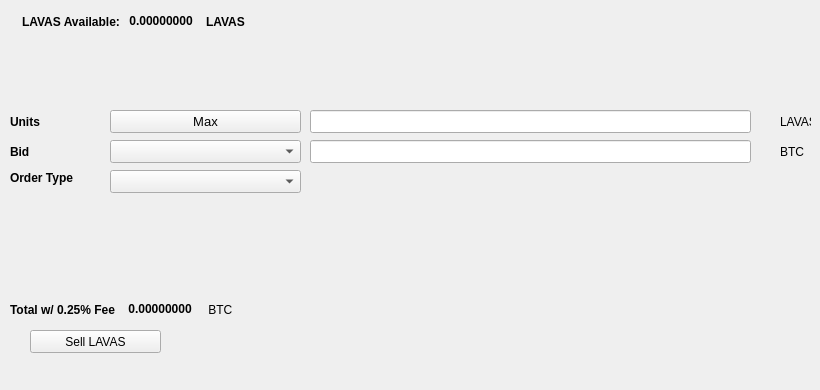
   <widget class="QWidget" name="SellTab">
    <attribute name="title">
     <string>Sell</string>
    </attribute>
    <widget class="QLabel" name="label_16">
     <property name="geometry">
      <rect>
       <x>780</x>
       <y>140</y>
       <width>31</width>
       <height>23</height>
      </rect>
     </property>
     <property name="text">
      <string>BTC</string>
     </property>
    </widget>
    <widget class="QComboBox" name="SellBidcomboBox">
     <property name="geometry">
      <rect>
       <x>110</x>
       <y>140</y>
       <width>191</width>
       <height>23</height>
      </rect>
     </property>
     <property name="font">
      <font>
       <pointsize>10</pointsize>
      </font>
     </property>
    </widget>
    <widget class="QLabel" name="label_18">
     <property name="geometry">
      <rect>
       <x>10</x>
       <y>110</y>
       <width>46</width>
       <height>23</height>
      </rect>
     </property>
     <property name="font">
      <font>
       <weight>75</weight>
       <bold>true</bold>
      </font>
     </property>
     <property name="text">
      <string>Units</string>
     </property>
    </widget>
    <widget class="QPushButton" name="Sell_Max_Amount">
     <property name="geometry">
      <rect>
       <x>110</x>
       <y>110</y>
       <width>191</width>
       <height>23</height>
      </rect>
     </property>
     <property name="font">
      <font>
       <pointsize>10</pointsize>
      </font>
     </property>
     <property name="text">
      <string>Max</string>
     </property>
    </widget>
    <widget class="QLabel" name="label_20">
     <property name="geometry">
      <rect>
       <x>10</x>
       <y>170</y>
       <width>91</width>
       <height>16</height>
      </rect>
     </property>
     <property name="font">
      <font>
       <weight>75</weight>
       <bold>true</bold>
      </font>
     </property>
     <property name="text">
      <string>Order Type</string>
     </property>
    </widget>
    <widget class="QComboBox" name="SellOrdertypeCombo">
     <property name="geometry">
      <rect>
       <x>110</x>
       <y>170</y>
       <width>191</width>
       <height>23</height>
      </rect>
     </property>
     <property name="font">
      <font>
       <pointsize>10</pointsize>
      </font>
     </property>
    </widget>
    <widget class="QLabel" name="label_21">
     <property name="geometry">
      <rect>
       <x>10</x>
       <y>140</y>
       <width>46</width>
       <height>23</height>
      </rect>
     </property>
     <property name="font">
      <font>
       <weight>75</weight>
       <bold>true</bold>
      </font>
     </property>
     <property name="text">
      <string>Bid</string>
     </property>
    </widget>
    <widget class="QLabel" name="label_22">
     <property name="geometry">
      <rect>
       <x>780</x>
       <y>110</y>
       <width>31</width>
       <height>23</height>
      </rect>
     </property>
     <property name="text">
      <string>LAVAS</string>
     </property>
    </widget>
    <widget class="QLineEdit" name="UnitsInputLAVAS">
     <property name="geometry">
      <rect>
       <x>310</x>
       <y>110</y>
       <width>441</width>
       <height>23</height>
      </rect>
     </property>
     <property name="font">
      <font>
       <pointsize>9</pointsize>
       <weight>75</weight>
       <bold>true</bold>
      </font>
     </property>
    </widget>
    <widget class="QLineEdit" name="SellBidPriceEdit">
     <property name="geometry">
      <rect>
       <x>310</x>
       <y>140</y>
       <width>441</width>
       <height>23</height>
      </rect>
     </property>
     <property name="font">
      <font>
       <pointsize>9</pointsize>
       <weight>75</weight>
       <bold>true</bold>
      </font>
     </property>
    </widget>
    <widget class="QPushButton" name="SellLAVASBTN">
     <property name="geometry">
      <rect>
       <x>30</x>
       <y>330</y>
       <width>131</width>
       <height>23</height>
      </rect>
     </property>
     <property name="text">
      <string>Sell LAVAS</string>
     </property>
     <property name="icon">
      <iconset resource="../lavas">
       <normaloff>:/icons/bitcoin</normaloff>:/icons/bitcoin</iconset>
     </property>
    </widget>
    <widget class="QWidget" name="layoutWidget3">
     <property name="geometry">
      <rect>
       <x>22</x>
       <y>12</y>
       <width>258</width>
       <height>19</height>
      </rect>
     </property>
     <layout class="QHBoxLayout" name="horizontalLayout">
      <item>
       <widget class="QLabel" name="label232_2">
        <property name="font">
         <font>
          <weight>75</weight>
          <bold>true</bold>
         </font>
        </property>
        <property name="text">
         <string>LAVAS Available:</string>
        </property>
       </widget>
      </item>
      <item>
       <widget class="QLabel" name="LAVASAvailableLabel">
        <property name="palette">
         <palette>
          <active>
           <colorrole role="WindowText">
            <brush brushstyle="SolidPattern">
             <color alpha="255">
              <red>0</red>
              <green>0</green>
              <blue>0</blue>
             </color>
            </brush>
           </colorrole>
           <colorrole role="Button">
            <brush brushstyle="SolidPattern">
             <color alpha="255">
              <red>0</red>
              <green>170</green>
              <blue>0</blue>
             </color>
            </brush>
           </colorrole>
           <colorrole role="Light">
            <brush brushstyle="SolidPattern">
             <color alpha="255">
              <red>0</red>
              <green>255</green>
              <blue>0</blue>
             </color>
            </brush>
           </colorrole>
           <colorrole role="Midlight">
            <brush brushstyle="SolidPattern">
             <color alpha="255">
              <red>0</red>
              <green>212</green>
              <blue>0</blue>
             </color>
            </brush>
           </colorrole>
           <colorrole role="Dark">
            <brush brushstyle="SolidPattern">
             <color alpha="255">
              <red>0</red>
              <green>85</green>
              <blue>0</blue>
             </color>
            </brush>
           </colorrole>
           <colorrole role="Mid">
            <brush brushstyle="SolidPattern">
             <color alpha="255">
              <red>0</red>
              <green>113</green>
              <blue>0</blue>
             </color>
            </brush>
           </colorrole>
           <colorrole role="Text">
            <brush brushstyle="SolidPattern">
             <color alpha="255">
              <red>0</red>
              <green>170</green>
              <blue>0</blue>
             </color>
            </brush>
           </colorrole>
           <colorrole role="BrightText">
            <brush brushstyle="SolidPattern">
             <color alpha="255">
              <red>255</red>
              <green>255</green>
              <blue>255</blue>
             </color>
            </brush>
           </colorrole>
           <colorrole role="ButtonText">
            <brush brushstyle="SolidPattern">
             <color alpha="255">
              <red>0</red>
              <green>0</green>
              <blue>0</blue>
             </color>
            </brush>
           </colorrole>
           <colorrole role="Base">
            <brush brushstyle="SolidPattern">
             <color alpha="255">
              <red>255</red>
              <green>255</green>
              <blue>255</blue>
             </color>
            </brush>
           </colorrole>
           <colorrole role="Window">
            <brush brushstyle="SolidPattern">
             <color alpha="255">
              <red>0</red>
              <green>170</green>
              <blue>0</blue>
             </color>
            </brush>
           </colorrole>
           <colorrole role="Shadow">
            <brush brushstyle="SolidPattern">
             <color alpha="255">
              <red>0</red>
              <green>0</green>
              <blue>0</blue>
             </color>
            </brush>
           </colorrole>
           <colorrole role="AlternateBase">
            <brush brushstyle="SolidPattern">
             <color alpha="255">
              <red>127</red>
              <green>212</green>
              <blue>127</blue>
             </color>
            </brush>
           </colorrole>
           <colorrole role="ToolTipBase">
            <brush brushstyle="SolidPattern">
             <color alpha="255">
              <red>255</red>
              <green>255</green>
              <blue>220</blue>
             </color>
            </brush>
           </colorrole>
           <colorrole role="ToolTipText">
            <brush brushstyle="SolidPattern">
             <color alpha="255">
              <red>0</red>
              <green>0</green>
              <blue>0</blue>
             </color>
            </brush>
           </colorrole>
          </active>
          <inactive>
           <colorrole role="WindowText">
            <brush brushstyle="SolidPattern">
             <color alpha="255">
              <red>0</red>
              <green>0</green>
              <blue>0</blue>
             </color>
            </brush>
           </colorrole>
           <colorrole role="Button">
            <brush brushstyle="SolidPattern">
             <color alpha="255">
              <red>0</red>
              <green>170</green>
              <blue>0</blue>
             </color>
            </brush>
           </colorrole>
           <colorrole role="Light">
            <brush brushstyle="SolidPattern">
             <color alpha="255">
              <red>0</red>
              <green>255</green>
              <blue>0</blue>
             </color>
            </brush>
           </colorrole>
           <colorrole role="Midlight">
            <brush brushstyle="SolidPattern">
             <color alpha="255">
              <red>0</red>
              <green>212</green>
              <blue>0</blue>
             </color>
            </brush>
           </colorrole>
           <colorrole role="Dark">
            <brush brushstyle="SolidPattern">
             <color alpha="255">
              <red>0</red>
              <green>85</green>
              <blue>0</blue>
             </color>
            </brush>
           </colorrole>
           <colorrole role="Mid">
            <brush brushstyle="SolidPattern">
             <color alpha="255">
              <red>0</red>
              <green>113</green>
              <blue>0</blue>
             </color>
            </brush>
           </colorrole>
           <colorrole role="Text">
            <brush brushstyle="SolidPattern">
             <color alpha="255">
              <red>0</red>
              <green>170</green>
              <blue>0</blue>
             </color>
            </brush>
           </colorrole>
           <colorrole role="BrightText">
            <brush brushstyle="SolidPattern">
             <color alpha="255">
              <red>255</red>
              <green>255</green>
              <blue>255</blue>
             </color>
            </brush>
           </colorrole>
           <colorrole role="ButtonText">
            <brush brushstyle="SolidPattern">
             <color alpha="255">
              <red>0</red>
              <green>0</green>
              <blue>0</blue>
             </color>
            </brush>
           </colorrole>
           <colorrole role="Base">
            <brush brushstyle="SolidPattern">
             <color alpha="255">
              <red>255</red>
              <green>255</green>
              <blue>255</blue>
             </color>
            </brush>
           </colorrole>
           <colorrole role="Window">
            <brush brushstyle="SolidPattern">
             <color alpha="255">
              <red>0</red>
              <green>170</green>
              <blue>0</blue>
             </color>
            </brush>
           </colorrole>
           <colorrole role="Shadow">
            <brush brushstyle="SolidPattern">
             <color alpha="255">
              <red>0</red>
              <green>0</green>
              <blue>0</blue>
             </color>
            </brush>
           </colorrole>
           <colorrole role="AlternateBase">
            <brush brushstyle="SolidPattern">
             <color alpha="255">
              <red>127</red>
              <green>212</green>
              <blue>127</blue>
             </color>
            </brush>
           </colorrole>
           <colorrole role="ToolTipBase">
            <brush brushstyle="SolidPattern">
             <color alpha="255">
              <red>255</red>
              <green>255</green>
              <blue>220</blue>
             </color>
            </brush>
           </colorrole>
           <colorrole role="ToolTipText">
            <brush brushstyle="SolidPattern">
             <color alpha="255">
              <red>0</red>
              <green>0</green>
              <blue>0</blue>
             </color>
            </brush>
           </colorrole>
          </inactive>
          <disabled>
           <colorrole role="WindowText">
            <brush brushstyle="SolidPattern">
             <color alpha="255">
              <red>0</red>
              <green>85</green>
              <blue>0</blue>
             </color>
            </brush>
           </colorrole>
           <colorrole role="Button">
            <brush brushstyle="SolidPattern">
             <color alpha="255">
              <red>0</red>
              <green>170</green>
              <blue>0</blue>
             </color>
            </brush>
           </colorrole>
           <colorrole role="Light">
            <brush brushstyle="SolidPattern">
             <color alpha="255">
              <red>0</red>
              <green>255</green>
              <blue>0</blue>
             </color>
            </brush>
           </colorrole>
           <colorrole role="Midlight">
            <brush brushstyle="SolidPattern">
             <color alpha="255">
              <red>0</red>
              <green>212</green>
              <blue>0</blue>
             </color>
            </brush>
           </colorrole>
           <colorrole role="Dark">
            <brush brushstyle="SolidPattern">
             <color alpha="255">
              <red>0</red>
              <green>85</green>
              <blue>0</blue>
             </color>
            </brush>
           </colorrole>
           <colorrole role="Mid">
            <brush brushstyle="SolidPattern">
             <color alpha="255">
              <red>0</red>
              <green>113</green>
              <blue>0</blue>
             </color>
            </brush>
           </colorrole>
           <colorrole role="Text">
            <brush brushstyle="SolidPattern">
             <color alpha="255">
              <red>0</red>
              <green>85</green>
              <blue>0</blue>
             </color>
            </brush>
           </colorrole>
           <colorrole role="BrightText">
            <brush brushstyle="SolidPattern">
             <color alpha="255">
              <red>255</red>
              <green>255</green>
              <blue>255</blue>
             </color>
            </brush>
           </colorrole>
           <colorrole role="ButtonText">
            <brush brushstyle="SolidPattern">
             <color alpha="255">
              <red>0</red>
              <green>85</green>
              <blue>0</blue>
             </color>
            </brush>
           </colorrole>
           <colorrole role="Base">
            <brush brushstyle="SolidPattern">
             <color alpha="255">
              <red>0</red>
              <green>170</green>
              <blue>0</blue>
             </color>
            </brush>
           </colorrole>
           <colorrole role="Window">
            <brush brushstyle="SolidPattern">
             <color alpha="255">
              <red>0</red>
              <green>170</green>
              <blue>0</blue>
             </color>
            </brush>
           </colorrole>
           <colorrole role="Shadow">
            <brush brushstyle="SolidPattern">
             <color alpha="255">
              <red>0</red>
              <green>0</green>
              <blue>0</blue>
             </color>
            </brush>
           </colorrole>
           <colorrole role="AlternateBase">
            <brush brushstyle="SolidPattern">
             <color alpha="255">
              <red>0</red>
              <green>170</green>
              <blue>0</blue>
             </color>
            </brush>
           </colorrole>
           <colorrole role="ToolTipBase">
            <brush brushstyle="SolidPattern">
             <color alpha="255">
              <red>255</red>
              <green>255</green>
              <blue>220</blue>
             </color>
            </brush>
           </colorrole>
           <colorrole role="ToolTipText">
            <brush brushstyle="SolidPattern">
             <color alpha="255">
              <red>0</red>
              <green>0</green>
              <blue>0</blue>
             </color>
            </brush>
           </colorrole>
          </disabled>
         </palette>
        </property>
        <property name="font">
         <font>
          <weight>75</weight>
          <bold>true</bold>
         </font>
        </property>
        <property name="text">
         <string> 0.00000000 </string>
        </property>
        <property name="textInteractionFlags">
         <set>Qt::LinksAccessibleByMouse|Qt::TextSelectableByKeyboard|Qt::TextSelectableByMouse</set>
        </property>
       </widget>
      </item>
      <item>
       <widget class="QLabel" name="labelLAVAS">
        <property name="font">
         <font>
          <weight>75</weight>
          <bold>true</bold>
         </font>
        </property>
        <property name="text">
         <string>LAVAS</string>
        </property>
       </widget>
      </item>
     </layout>
    </widget>
    <widget class="QWidget" name="layoutWidget">
     <property name="geometry">
      <rect>
       <x>10</x>
       <y>300</y>
       <width>268</width>
       <height>19</height>
      </rect>
     </property>
     <layout class="QHBoxLayout" name="horizontalLayout_2">
      <item>
       <widget class="QLabel" name="label_19">
        <property name="font">
         <font>
          <weight>75</weight>
          <bold>true</bold>
         </font>
        </property>
        <property name="text">
         <string>Total w/ 0.25% Fee </string>
        </property>
       </widget>
      </item>
      <item>
       <widget class="QLabel" name="SellCostLabel">
        <property name="palette">
         <palette>
          <active>
           <colorrole role="WindowText">
            <brush brushstyle="SolidPattern">
             <color alpha="255">
              <red>0</red>
              <green>0</green>
              <blue>0</blue>
             </color>
            </brush>
           </colorrole>
           <colorrole role="Button">
            <brush brushstyle="SolidPattern">
             <color alpha="255">
              <red>0</red>
              <green>170</green>
              <blue>0</blue>
             </color>
            </brush>
           </colorrole>
           <colorrole role="Light">
            <brush brushstyle="SolidPattern">
             <color alpha="255">
              <red>0</red>
              <green>255</green>
              <blue>0</blue>
             </color>
            </brush>
           </colorrole>
           <colorrole role="Midlight">
            <brush brushstyle="SolidPattern">
             <color alpha="255">
              <red>0</red>
              <green>212</green>
              <blue>0</blue>
             </color>
            </brush>
           </colorrole>
           <colorrole role="Dark">
            <brush brushstyle="SolidPattern">
             <color alpha="255">
              <red>0</red>
              <green>85</green>
              <blue>0</blue>
             </color>
            </brush>
           </colorrole>
           <colorrole role="Mid">
            <brush brushstyle="SolidPattern">
             <color alpha="255">
              <red>0</red>
              <green>113</green>
              <blue>0</blue>
             </color>
            </brush>
           </colorrole>
           <colorrole role="Text">
            <brush brushstyle="SolidPattern">
             <color alpha="255">
              <red>0</red>
              <green>170</green>
              <blue>0</blue>
             </color>
            </brush>
           </colorrole>
           <colorrole role="BrightText">
            <brush brushstyle="SolidPattern">
             <color alpha="255">
              <red>255</red>
              <green>255</green>
              <blue>255</blue>
             </color>
            </brush>
           </colorrole>
           <colorrole role="ButtonText">
            <brush brushstyle="SolidPattern">
             <color alpha="255">
              <red>0</red>
              <green>0</green>
              <blue>0</blue>
             </color>
            </brush>
           </colorrole>
           <colorrole role="Base">
            <brush brushstyle="SolidPattern">
             <color alpha="255">
              <red>255</red>
              <green>255</green>
              <blue>255</blue>
             </color>
            </brush>
           </colorrole>
           <colorrole role="Window">
            <brush brushstyle="SolidPattern">
             <color alpha="255">
              <red>0</red>
              <green>170</green>
              <blue>0</blue>
             </color>
            </brush>
           </colorrole>
           <colorrole role="Shadow">
            <brush brushstyle="SolidPattern">
             <color alpha="255">
              <red>0</red>
              <green>0</green>
              <blue>0</blue>
             </color>
            </brush>
           </colorrole>
           <colorrole role="AlternateBase">
            <brush brushstyle="SolidPattern">
             <color alpha="255">
              <red>127</red>
              <green>212</green>
              <blue>127</blue>
             </color>
            </brush>
           </colorrole>
           <colorrole role="ToolTipBase">
            <brush brushstyle="SolidPattern">
             <color alpha="255">
              <red>255</red>
              <green>255</green>
              <blue>220</blue>
             </color>
            </brush>
           </colorrole>
           <colorrole role="ToolTipText">
            <brush brushstyle="SolidPattern">
             <color alpha="255">
              <red>0</red>
              <green>0</green>
              <blue>0</blue>
             </color>
            </brush>
           </colorrole>
          </active>
          <inactive>
           <colorrole role="WindowText">
            <brush brushstyle="SolidPattern">
             <color alpha="255">
              <red>0</red>
              <green>0</green>
              <blue>0</blue>
             </color>
            </brush>
           </colorrole>
           <colorrole role="Button">
            <brush brushstyle="SolidPattern">
             <color alpha="255">
              <red>0</red>
              <green>170</green>
              <blue>0</blue>
             </color>
            </brush>
           </colorrole>
           <colorrole role="Light">
            <brush brushstyle="SolidPattern">
             <color alpha="255">
              <red>0</red>
              <green>255</green>
              <blue>0</blue>
             </color>
            </brush>
           </colorrole>
           <colorrole role="Midlight">
            <brush brushstyle="SolidPattern">
             <color alpha="255">
              <red>0</red>
              <green>212</green>
              <blue>0</blue>
             </color>
            </brush>
           </colorrole>
           <colorrole role="Dark">
            <brush brushstyle="SolidPattern">
             <color alpha="255">
              <red>0</red>
              <green>85</green>
              <blue>0</blue>
             </color>
            </brush>
           </colorrole>
           <colorrole role="Mid">
            <brush brushstyle="SolidPattern">
             <color alpha="255">
              <red>0</red>
              <green>113</green>
              <blue>0</blue>
             </color>
            </brush>
           </colorrole>
           <colorrole role="Text">
            <brush brushstyle="SolidPattern">
             <color alpha="255">
              <red>0</red>
              <green>170</green>
              <blue>0</blue>
             </color>
            </brush>
           </colorrole>
           <colorrole role="BrightText">
            <brush brushstyle="SolidPattern">
             <color alpha="255">
              <red>255</red>
              <green>255</green>
              <blue>255</blue>
             </color>
            </brush>
           </colorrole>
           <colorrole role="ButtonText">
            <brush brushstyle="SolidPattern">
             <color alpha="255">
              <red>0</red>
              <green>0</green>
              <blue>0</blue>
             </color>
            </brush>
           </colorrole>
           <colorrole role="Base">
            <brush brushstyle="SolidPattern">
             <color alpha="255">
              <red>255</red>
              <green>255</green>
              <blue>255</blue>
             </color>
            </brush>
           </colorrole>
           <colorrole role="Window">
            <brush brushstyle="SolidPattern">
             <color alpha="255">
              <red>0</red>
              <green>170</green>
              <blue>0</blue>
             </color>
            </brush>
           </colorrole>
           <colorrole role="Shadow">
            <brush brushstyle="SolidPattern">
             <color alpha="255">
              <red>0</red>
              <green>0</green>
              <blue>0</blue>
             </color>
            </brush>
           </colorrole>
           <colorrole role="AlternateBase">
            <brush brushstyle="SolidPattern">
             <color alpha="255">
              <red>127</red>
              <green>212</green>
              <blue>127</blue>
             </color>
            </brush>
           </colorrole>
           <colorrole role="ToolTipBase">
            <brush brushstyle="SolidPattern">
             <color alpha="255">
              <red>255</red>
              <green>255</green>
              <blue>220</blue>
             </color>
            </brush>
           </colorrole>
           <colorrole role="ToolTipText">
            <brush brushstyle="SolidPattern">
             <color alpha="255">
              <red>0</red>
              <green>0</green>
              <blue>0</blue>
             </color>
            </brush>
           </colorrole>
          </inactive>
          <disabled>
           <colorrole role="WindowText">
            <brush brushstyle="SolidPattern">
             <color alpha="255">
              <red>0</red>
              <green>85</green>
              <blue>0</blue>
             </color>
            </brush>
           </colorrole>
           <colorrole role="Button">
            <brush brushstyle="SolidPattern">
             <color alpha="255">
              <red>0</red>
              <green>170</green>
              <blue>0</blue>
             </color>
            </brush>
           </colorrole>
           <colorrole role="Light">
            <brush brushstyle="SolidPattern">
             <color alpha="255">
              <red>0</red>
              <green>255</green>
              <blue>0</blue>
             </color>
            </brush>
           </colorrole>
           <colorrole role="Midlight">
            <brush brushstyle="SolidPattern">
             <color alpha="255">
              <red>0</red>
              <green>212</green>
              <blue>0</blue>
             </color>
            </brush>
           </colorrole>
           <colorrole role="Dark">
            <brush brushstyle="SolidPattern">
             <color alpha="255">
              <red>0</red>
              <green>85</green>
              <blue>0</blue>
             </color>
            </brush>
           </colorrole>
           <colorrole role="Mid">
            <brush brushstyle="SolidPattern">
             <color alpha="255">
              <red>0</red>
              <green>113</green>
              <blue>0</blue>
             </color>
            </brush>
           </colorrole>
           <colorrole role="Text">
            <brush brushstyle="SolidPattern">
             <color alpha="255">
              <red>0</red>
              <green>85</green>
              <blue>0</blue>
             </color>
            </brush>
           </colorrole>
           <colorrole role="BrightText">
            <brush brushstyle="SolidPattern">
             <color alpha="255">
              <red>255</red>
              <green>255</green>
              <blue>255</blue>
             </color>
            </brush>
           </colorrole>
           <colorrole role="ButtonText">
            <brush brushstyle="SolidPattern">
             <color alpha="255">
              <red>0</red>
              <green>85</green>
              <blue>0</blue>
             </color>
            </brush>
           </colorrole>
           <colorrole role="Base">
            <brush brushstyle="SolidPattern">
             <color alpha="255">
              <red>0</red>
              <green>170</green>
              <blue>0</blue>
             </color>
            </brush>
           </colorrole>
           <colorrole role="Window">
            <brush brushstyle="SolidPattern">
             <color alpha="255">
              <red>0</red>
              <green>170</green>
              <blue>0</blue>
             </color>
            </brush>
           </colorrole>
           <colorrole role="Shadow">
            <brush brushstyle="SolidPattern">
             <color alpha="255">
              <red>0</red>
              <green>0</green>
              <blue>0</blue>
             </color>
            </brush>
           </colorrole>
           <colorrole role="AlternateBase">
            <brush brushstyle="SolidPattern">
             <color alpha="255">
              <red>0</red>
              <green>170</green>
              <blue>0</blue>
             </color>
            </brush>
           </colorrole>
           <colorrole role="ToolTipBase">
            <brush brushstyle="SolidPattern">
             <color alpha="255">
              <red>255</red>
              <green>255</green>
              <blue>220</blue>
             </color>
            </brush>
           </colorrole>
           <colorrole role="ToolTipText">
            <brush brushstyle="SolidPattern">
             <color alpha="255">
              <red>0</red>
              <green>0</green>
              <blue>0</blue>
             </color>
            </brush>
           </colorrole>
          </disabled>
         </palette>
        </property>
        <property name="font">
         <font>
          <weight>75</weight>
          <bold>true</bold>
         </font>
        </property>
        <property name="autoFillBackground">
         <bool>false</bool>
        </property>
        <property name="text">
         <string> 0.00000000</string>
        </property>
        <property name="textInteractionFlags">
         <set>Qt::LinksAccessibleByMouse|Qt::TextSelectableByMouse</set>
        </property>
       </widget>
      </item>
      <item>
       <widget class="QLabel" name="label_17">
        <property name="font">
         <font>
          <weight>50</weight>
          <bold>false</bold>
         </font>
        </property>
        <property name="text">
         <string> BTC</string>
        </property>
       </widget>
      </item>
     </layout>
    </widget>
    <widget class="QLabel" name="label_23">
     <property name="geometry">
      <rect>
       <x>460</x>
       <y>300</y>
       <width>281</width>
       <height>81</height>
      </rect>
     </property>
     <property name="text">
      <string/>
     </property>
     <property name="pixmap">
      <pixmap>:/images/bittrex</pixmap>
     </property>
    </widget>
   </widget>
